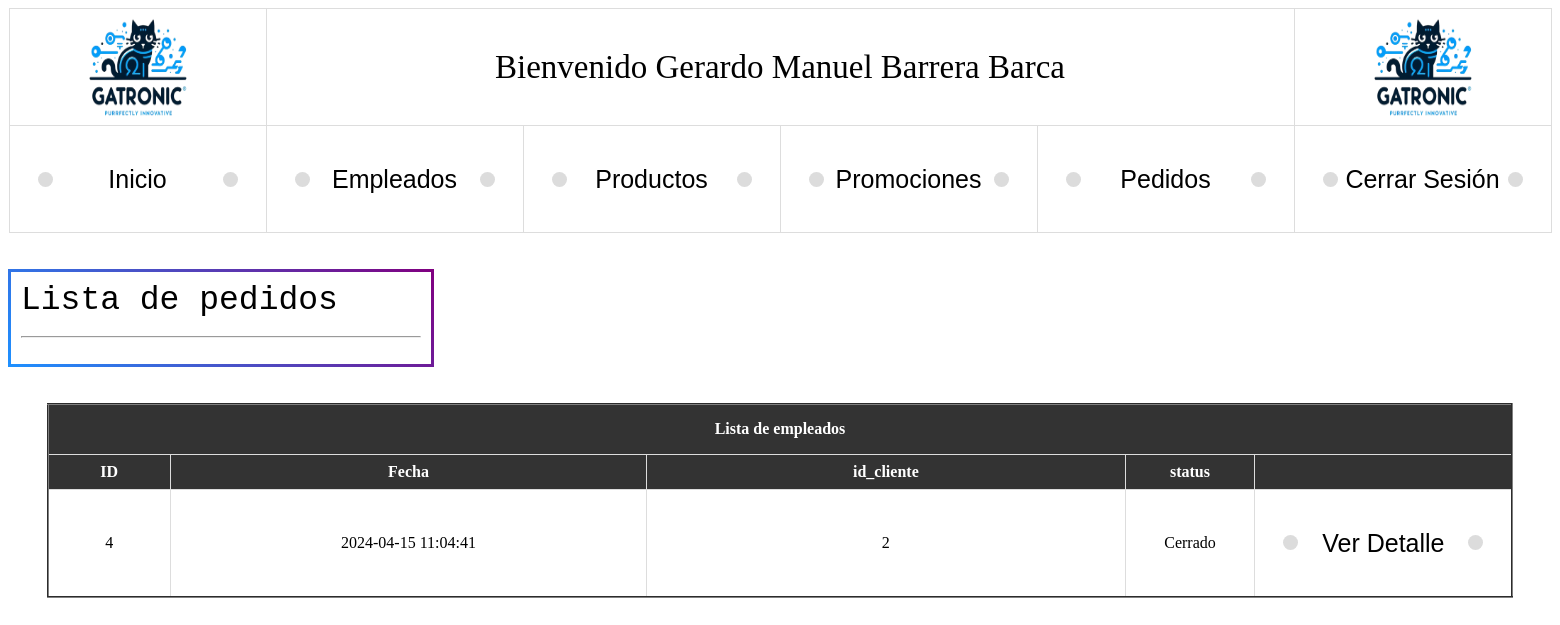
Before: /Admin/Pedidos/pedidos_lista.php (signed in) with the older database file.
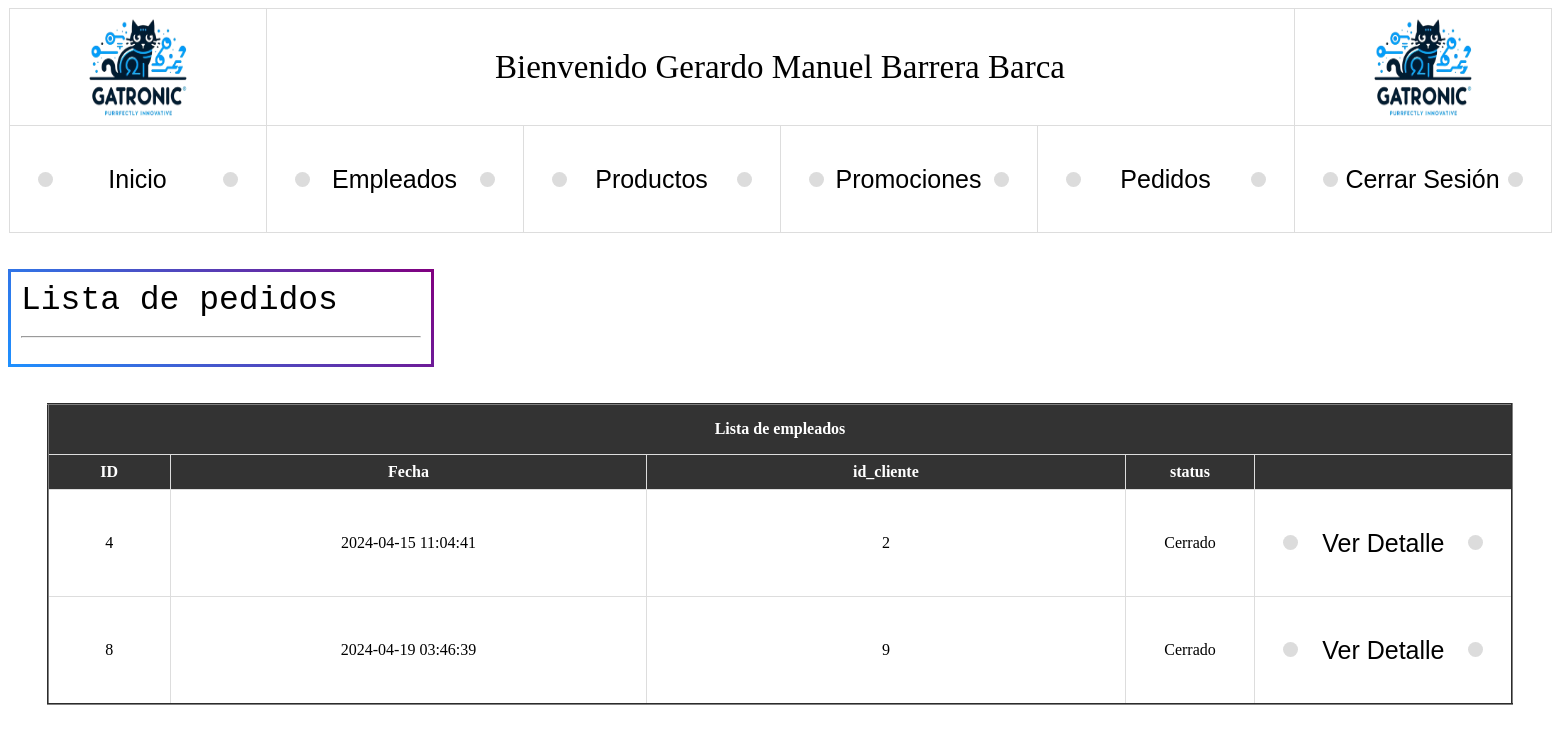
After: the same page with the newer database file.
### tables this page shows
CREATE TABLE `pedidos` (
  `id` int(11) NOT NULL,
  `fecha` datetime NOT NULL,
  `id_cliente` int(11) NOT NULL,
  `status` int(1) NOT NULL DEFAULT 0
);

### Admin/Pedidos/pedidos_lista.php (the view, shortened to what this page needs)
<?php
    $nombre_s = $_SESSION['nombreUser'];
?>
<html>
<head>
    <link rel="stylesheet" type="text/css" href="../Admin_Estilos/estilo2.css">
</head>
<body>
<table  align="center" valign="middle">
            <tr>
                <td scope="col"><img src="../Admin_archivos/logo.png"  width="100" height="100"></td>
                <td colspan="4"style="font-size: 33px;">Bienvenido <?php echo $nombre_s; ?></td>
                <td scope="col"><img src="../Admin_archivos/logo.png"  width="100" height="100"></td>
            </tr>
            <tr>
                <td scope="col"><ul><li class="inicio">Inicio</li></ul></td>
                <td scope="col"><ul><li class="empleados">Empleados</li></ul></td>
                <td scope="col"><ul><li class="productos">Productos</li></ul></td>
                <td scope="col"><ul><li class="promociones">Promociones</li></ul></td>
                <td scope="col"><ul><li class="pedidos">Pedidos</li></ul></td>
                <td scope="col"><ul><li class="cerrar">Cerrar sesión</li></ul></td>
            </tr>
        </table><br><br>
<div class="escritura">Lista de pedidos<br><hr></div><br>
<br><table border=2 align="center" valign="middle" id="tabla-empleados">
    <tr>
        <th colspan="7" align="center" valign="middle" height="50">Lista de empleados</th>
    </tr>
    <tr>
        <th scope="col">ID</th>
        <th scope="col">Fecha</th>
        <th scope="col">id_cliente</th>
        <th scope="col">status</th>
        <th scope="col"></th>
    </tr>
<?php
$con = conecta();
$sql = "SELECT * FROM pedidos WHERE status = 1";
$res = $con->query($sql);
$estado = array( 0=> "Abierto", 1=> "Cerrado");
while($row = $res->fetch_array()){
    $id        = $row["id"];
    $fecha    = $row["fecha"];
    $id_cliente = $row["id_cliente"];
    $est       = $row["status"];
    $sit = $estado[$est];
?>
    <tr class="fila">
        <td height="10%" width="10%" align="center" valign="middle"><?php echo $id; ?></td>
        <td height="40%" width="40%" align="center" valign="middle"><?php echo $fecha; ?></td>
        <td height="40%" width="40%" align="center" valign="middle"><?php echo $id_cliente; ?></td>
        <td height="50%" width="50%" align="center" valign="middle"><?php echo $sit; ?></td>
        <td><ul><li class="elimina detalle" data-id="<?php echo $id; ?>">Ver Detalle</li></ul></td>
    </tr>
<?php
    }
?>
</table>
</body>
</html>

Changed rows visible on the page:
added pedidos: id "8", fecha "2024-04-19 03:46:39", id_cliente "9", status "Cerrado"
